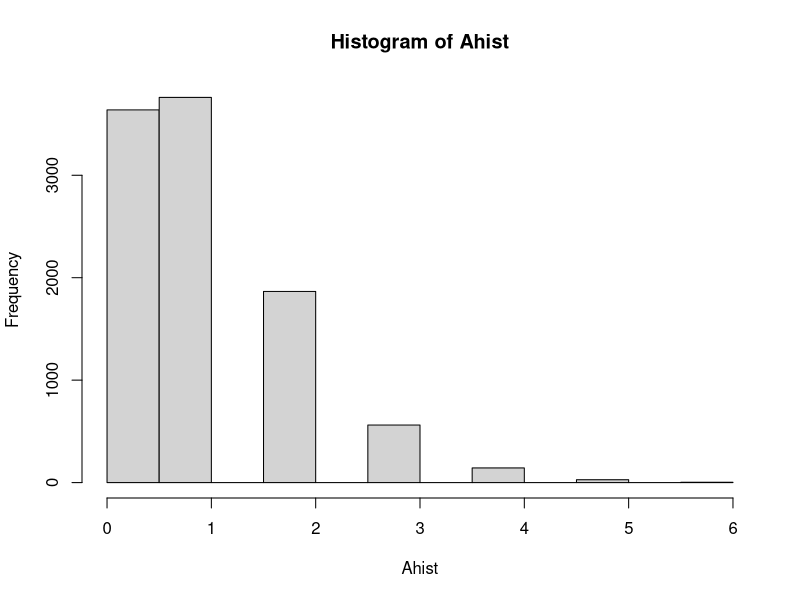
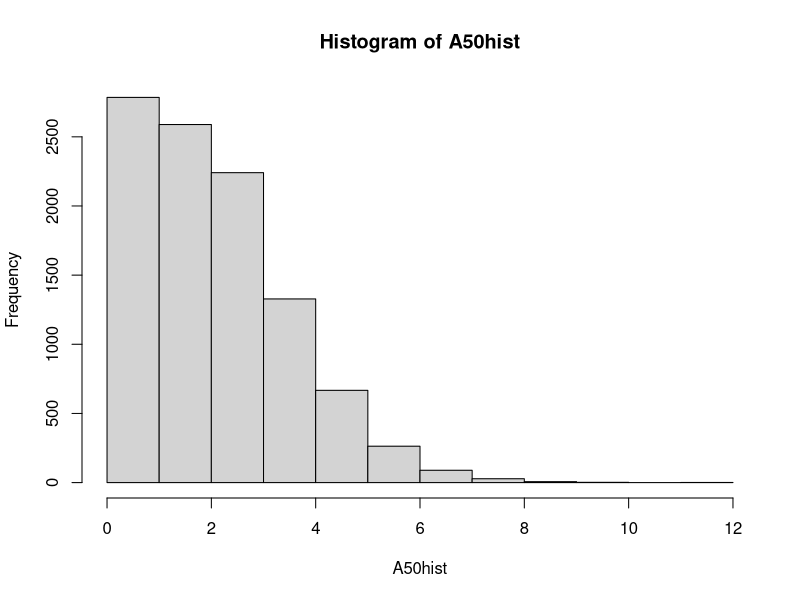
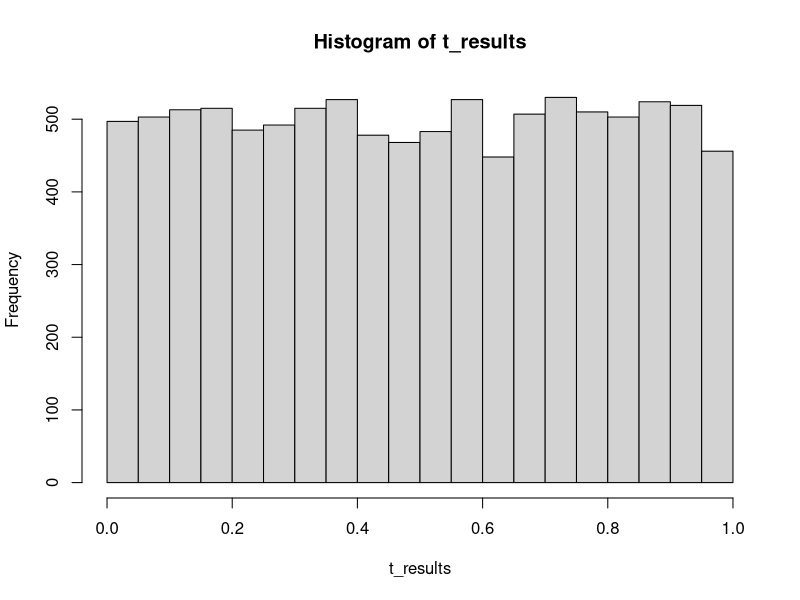
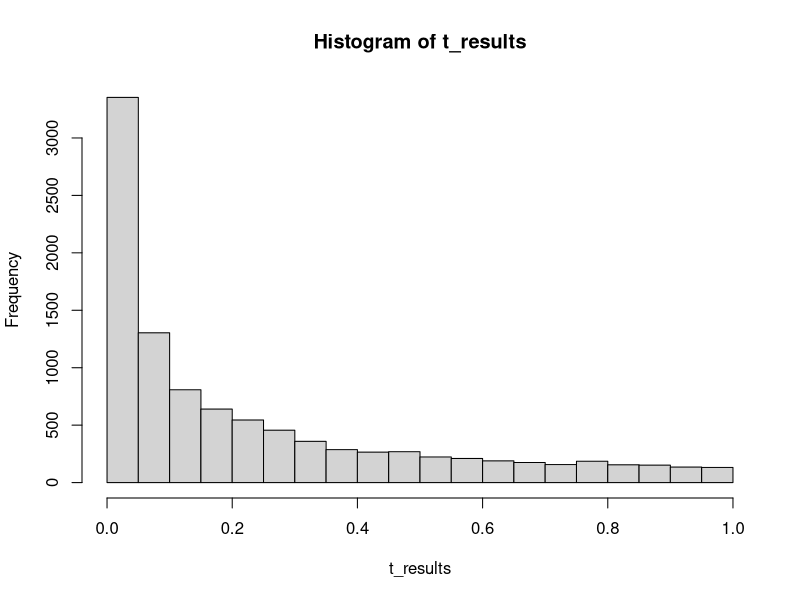

Generate these figures, in order, with R:
## ---- chunk 1
knitr::opts_chunk$set(echo = TRUE)
## ---- chunk 2
Ahist <-rbinom(10000,20,.05)
hist(Ahist)
length(Ahist[Ahist>0])/10000
## ---- chunk 3
A50hist <-rbinom(10000,50,.05)
hist(A50hist)
length(A50hist[A50hist>0])/10000
## ---- chunk 4
t_results <- replicate(10000,t.test(rnorm(10,0,1),rnorm(10,0,1),var.equal=TRUE)$p.value)
hist(t_results)
## ---- chunk 5
t_results <- replicate(10000,t.test(rnorm(20,0,1),rnorm(20,.5,1),var.equal=TRUE)$p.value)
hist(t_results)
length(t_results[t_results>0.05])/10000
